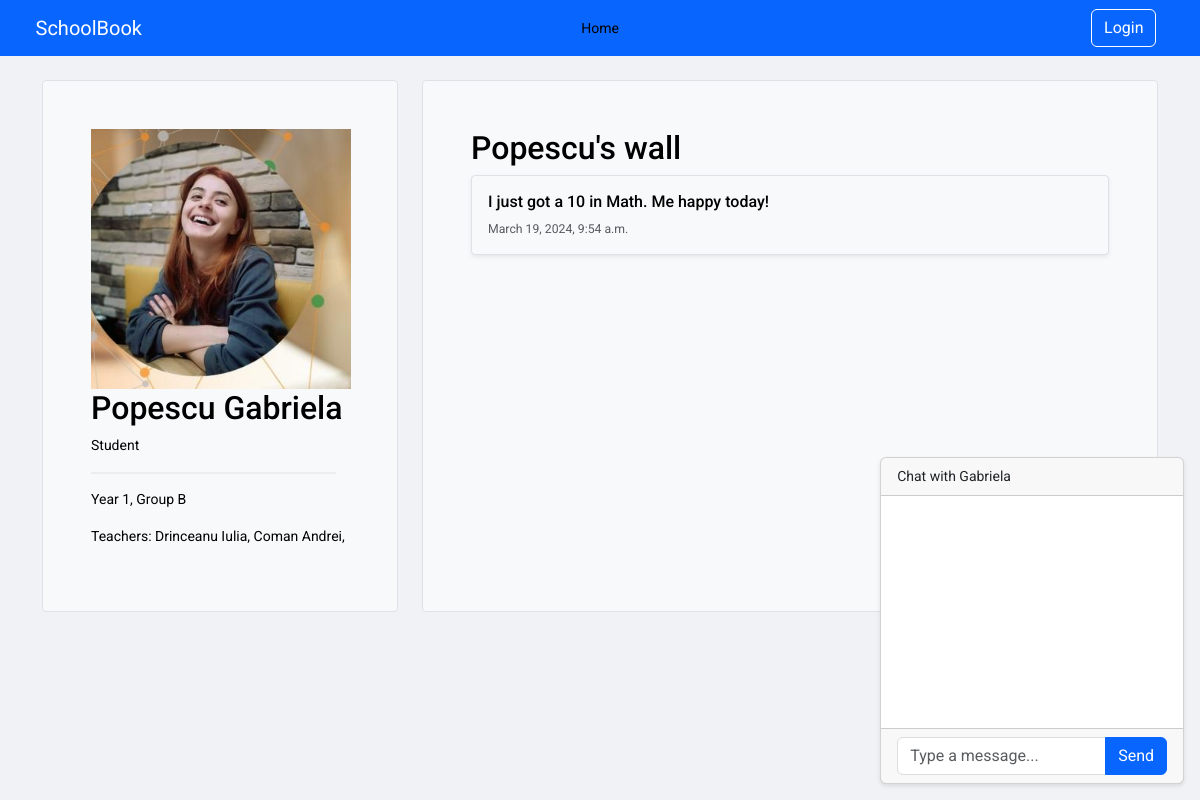
The page /student/student_profile/popescu_gabriela/ on the database its author committed.
### core/models.py (models this page shows, shortened)
class Student(models.Model):
    user = models.OneToOneField(User, on_delete=models.CASCADE, null=True)
    first_name = models.CharField(max_length=150, null=True)
    last_name = models.CharField(max_length=150, null=True)
    group = models.ForeignKey(Group, on_delete=models.SET_NULL, null=True, blank=True)
    phone = models.CharField(max_length=150,null=True)
    parents = models.ManyToManyField(Parent, related_name='children')
    teachers = models.ManyToManyField(Teacher, related_name='pupils')
    year = models.ForeignKey(Year, on_delete=models.CASCADE, related_name='students')
    year_group = models.ForeignKey(YearGroup, on_delete=models.CASCADE, related_name='students')
    subjects = models.ManyToManyField('Subject', related_name='students')
    profile_pic = models.ImageField(upload_to='static/images',null=True, blank=True)

class Year(models.Model):
    year = models.IntegerField(default=1)
    teachers = models.ManyToManyField(Teacher)
    def __str__(self) -> str:
        return f"Year {self.year}"

class YearGroup(models.Model):
    name = models.CharField(max_length=200)
    def __str__(self) -> str:
        return f"Group {self.name}"

class Teacher(models.Model):
    name = models.CharField(max_length=150)
    subjects = models.ManyToManyField('Subject', related_name='teachers')
    phone = models.CharField(max_length=150, null=True)
    group = models.ForeignKey(Group, on_delete=models.SET_NULL, null=True, blank=True)
    user = models.OneToOneField(User, on_delete=models.CASCADE, null=True)
    profile_pic = models.ImageField(upload_to='static/images' ,null=True, blank=True)

class StatusUpdate(models.Model):
    user = models.ForeignKey(User, on_delete=models.CASCADE)
    content = models.TextField()
    timestamp = models.DateTimeField(auto_now_add=True)

### core/views.py (the view)
# urls.py: path('student/student_profile/<str:username>/', views.student_student_profile, name='student_student_profile'),
def student_student_profile(request, username):
    student = get_object_or_404(Student,  user__username=username)
    all_students = Student.objects.all()
    year = student.year
    year_group = student.year_group
    teachers = student.teachers.all()
    statuses = StatusUpdate.objects.filter(user=student.user).order_by('-timestamp')
    my_username = request.user.username
    sorted_usernames = sorted([my_username, username])
    room_name = f'{sorted_usernames[0]}_{sorted_usernames[1]}_chatroom'
    if request.method == 'POST':
        form = StatusUpdateForm(request.POST)
        if form.is_valid():
            status = form.save(commit=False)
            status.user = request.user
            status.save()
            return redirect('student_student_profile', username=username)
    else:
        form = StatusUpdateForm()
    return render(request, 'student_profile.html', {'student': student, 'all_students': all_students, \
                                            'year': year, 'year_group': year_group, \
                                            'teachers': teachers, 'statuses': statuses, 'form': form, 'my_username': my_username, \
                                                'room_name': room_name})

### core/forms.py
class StatusUpdateForm(forms.ModelForm):
    class Meta:
        model = StatusUpdate
        fields = ['content']
        widgets = {
            'content' : forms.TextInput(attrs={
                'class': 'form-control',
            }),
        }

### core/templatetags/group_check.py (called while the page is built)
@register.filter(name="in_group")
def in_group(user, group_name):
    return user.groups.filter(name=group_name).exists()

### core/templates/student_profile.html (shortened to what this page needs)
{% extends 'base.html' %}
{% load static %}
{% block content %}
<main>
  <div class="container py-4">
    <div class="row align-items-md-stretch">
      <div class="col-md-4" style="height: auto; overflow: auto; position: sticky; top: 50px;" >
        <div class="h-100 p-5 text-bg-light rounded-1 border">
          <img style='width:260px; height:auto;' src="{{ student.profile_pic.url }}" class="card-img-top" alt="{{ student.first_name }} {{ student.last_name }}">
          <h2>{{ student.first_name }} {{ student.last_name }}</h2>
          <p>Student</p>
          <hr class="styled-hr">
          <p>{{ year }}, {{ year_group }}</p>
          <p>Teachers:
          {% for teacher in student.teachers.all %}
           {{teacher.name}},
          {% endfor %}
        </p>
        </div>
      </div>
      <div class="col-md-8">
        <div class="h-100 p-5  text-bg-light border rounded-1" >
          <h2>{{ student.first_name }}'s wall</h2>
          {% for status in statuses %}
          <div class="col ">
            <div class="card shadow-sm text-bg-light border rounded-1">
              <div class="card-body">
                <h6 class="card-text">{{ status.content }}</h6>
                <div class="d-flex justify-content-between align-items-center">
                  <small class="text-body-secondary">{{ status.timestamp }}</small>
                </div>
              </div>
            </div>
          </div>
          <br />
          {% empty %}
          <p>No status yet. {{ student.last_name }} did not post anything yet.</p>
          {% endfor %}
        </div>
      </div>
    </div>
    <div class="position-fixed bottom-0 end-0 p-3" style="z-index: 1030">
      <div class="card">
          <div class="card-header">
              Chat with {{ student.last_name }}
          </div>
          <div class="card-body">
              <div >
                  <div style="height: 200px; overflow-y: auto;" id="chat-log"></div>
              </div>
          </div>
          <div class="card-footer">
            <div class="input-group">
              <input id="chat-message-input" type="text" class="form-control" placeholder="Type a message...">
              <button id="chat-message-submit" class="btn btn-primary" type="button">Send</button>
            </div>
          </div>
      </div>
  </div>
</main>
{% endblock %}

### school_manager/static/css/sign-in.css (style rules this page uses)
html, body { height: 100%; }

### school_manager/static/css/custom.css (style rules this page uses)
.styled-hr { border: 1px solid #ccc; margin: 15px 0; width: 95% !important; background-color: #eee; text-align: right; }
body { font-size: 14px; line-height: 1.5; }
body { background-color: #f0f2f5; font-family: 'Roboto', Arial, sans-serif; }
.card { box-shadow: 0 2px 4px rgba(0, 0, 0, 0.1); }
.btn-primary { background-color: #0866ff; border-color: #0866ff; }
.form-control { border: 1px solid #dddf; box-shadow: none; color: #1c1e21 !important; background-color: #fff !important; }
hr { border-top-color: #dadde1; }

### core/templates/student_profile.html (style rules this page uses)
.form-control { color: #1c1e21 !important; }

### rows shown on the page
Student: profile_pic (picture), first_name "Popescu", last_name "Gabriela"
Year: year "Year 1"
YearGroup: name "Group B"
Teacher: name "Drinceanu Iulia"
Teacher: name "Coman Andrei"
StatusUpdate: content "I just got a 10 in Math. Me happy today!", timestamp "March 19, 2024, 9:54 a.m."
